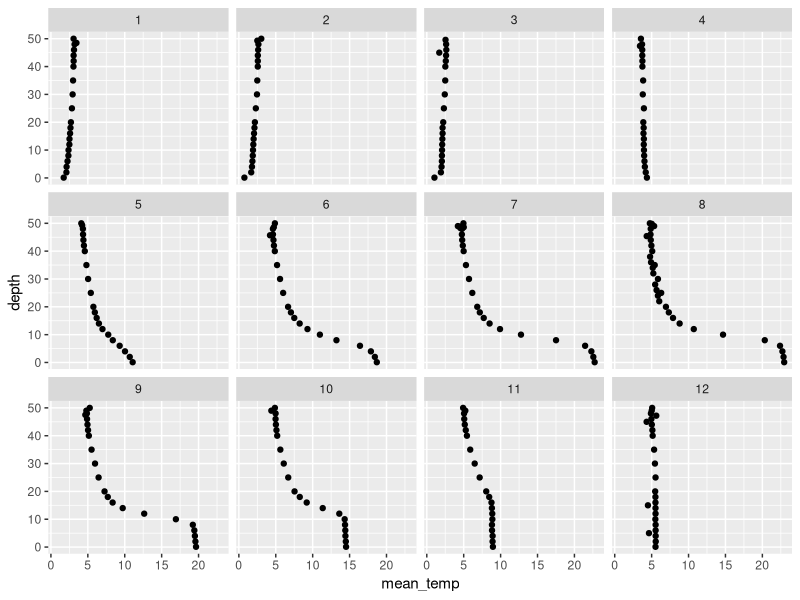

Here is the R script that generated this plot:
## ---- chunk 1

## ---- chunk 2
knitr::opts_chunk$set(width = 20)
## ---- chunk 3
# This is a comment.
# We know because it is preceded
# by a hashtag, or 'octothorpe'.

# R ignores comments so you have
# a way to write down what you have
# done or what you are doing.

# This is useful for sharing
# code or just figuring out
# what you did.
## ---- chunk 4
# Add 1 and 1 together
1 + 1
## ---- chunk 5
# Example (run the following lines):
a <- 1
A <- 2

# Are these two things equal?
a == A
## ---- chunk 6
a <- 1
a <- 2

a

## ---- chunk 7
T == TRUE
## ---- chunk 8
a <- 1
a
## ---- chunk 9
a <- c(1, 2, 3, 4, 5) # Make a vector of integers 1-5
print(a) # One way to look at our vector
show(a) # Another way to look at it
a # A third way to look at it
str(a) # Look at the structure, integer class
## ---- chunk 10
# Define the same vector using a sequence
a <- seq(from = 1, to = 5, by = 1)
str(a)
## ---- chunk 11
b <- c("a", "b", "c", "d", "e") # Make a character vector
b # Print it to the console
str(b) # Now it's a character vector
b <- as.factor(b) # But we can change if we want
b
str(b) # Look at the data structure
## ---- chunk 12
# The '==' compares the numeric vector to the factor one
c <- a == b
c
str(c)
## ---- chunk 13
is.na(a) # We can check for missing values
is.finite(a) # We can make sure that all values are finite
!is.na(a) # The exclamation point means 'not'
a == 3 # We can see if specific elements meet a criterion
unique(b) # We can just look at unique values
## ---- chunk 14
# This one just prints it
a[3]

# This one stores it in a new object
f <- a[3]
## ---- chunk 15
b[b == "c"]
which(b == "c")
## ---- chunk 16
a * .5 # Multiplication
a + 100 # Addition
a - 3 # Subtraction
a / 2 # Division
a^2 # Exponentiation
exp(a) # This is the same as 'e to the...'
log(a) # Natural logarithm
log10(a) # Log base 10
## ---- chunk 17
b <- as.character(b)
paste(b, "AAAA", sep = "") # We can append text
paste("AAAA", b, sep = "") # We can do it the other way
paste("AAAA", b, sep = "--") # Add symbols to separate
gsub(pattern = "c", replacement = "AAAA", b) # We can replace text

e <- paste("AAAA", b, sep = "") # Make a new object
e # Print to console
substr(e, start = 5, stop = 5) # We can strip text (or dates, or times, etc.)
## ---- chunk 18
length(a) # A has a length of 5, try it and check it
a # Yup, looks about right
## ---- chunk 19
cbind(a, e)
## ---- chunk 20
matrix(0, nrow = 3, ncol = 4)
## ---- chunk 21
mat <- matrix(seq(1, 12), ncol = 3, nrow = 4)
## ---- chunk 22
ncol(mat) # Number of columns
nrow(mat) # Number of rows
length(mat) # Total number of entries
mat[2, 3] # Value of row 2, column 3
str(mat)
## ---- chunk 23
colnames(mat) <- c("first", "second", "third")
rownames(mat) <- c("This", "is", "a", "matrix")
mat
str(mat) # Take a look to understand
## ---- chunk 24
otsego <- read.csv("data/physical.csv")
## ---- chunk 25
otsego[12, 4]
## ---- chunk 26
otsego[12, "depth"]
## ---- chunk 27
mean(otsego$temp[otsego$depth == 10.0], na.rm = TRUE)
## ---- chunk 28
library(tidyverse)

## ---- chunk 29
otsego <- group_by(otsego, month, depth)
## ---- chunk 30
otsego_summary <- summarize(otsego, mean_temp = mean(temp), sd_temp = sd(temp))
## ---- chunk 31
print(otsego_summary)
## ---- chunk 32
ggplot(otsego_summary, aes(x = mean_temp, y = depth)) +
  geom_point() +
  facet_wrap(~month)
## ---- chunk 33
# Define a function to convert temperature
# in celcius to temperature in farenheit:
cToF <- function(cels) {
  faren <- cels * (9 / 5) + 32
  return(faren)
}
## ---- chunk 34
# Test the function out.
# Here, we create a new variable in the
# otsego dataframe to hold the result
otsego$tempF <- cToF(otsego$temp)
